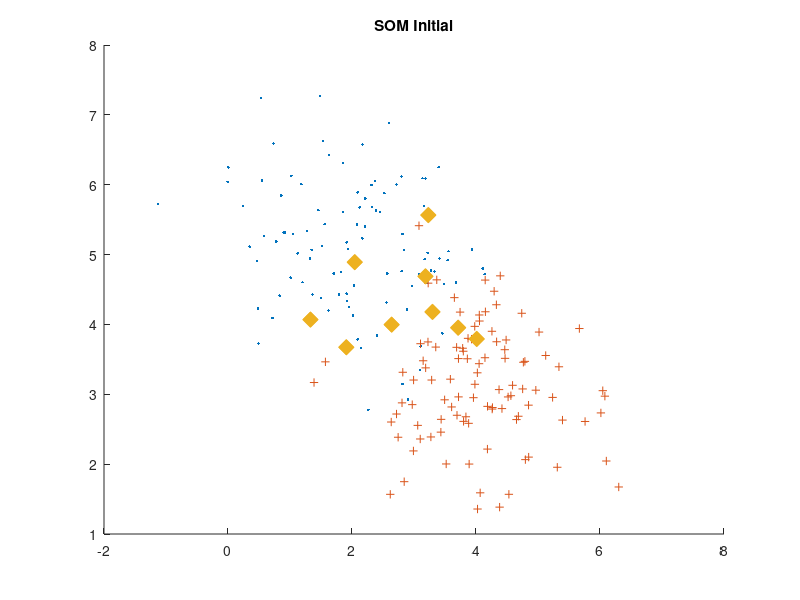

The MATLAB source for this figure: (Note: this script raises an error after producing the figure.)
clear all; clc;
X = mvnrnd([2 5], [1 1], 100); %OG data
Y = mvnrnd([4 3], [1 1], 100);

Z = vertcat(X,Y);

com = mean([Z(:,1) Z(:,2)]);

% neurons = mvnrnd([5 5], [5 5], 9); %Bad neuron initialization

neurons = mvnrnd([com(1) com(2)], [1 1], 9); %Good neuron initialization

figure
hold on
plot(X(:,1),X(:,2),'.'); %plot
plot(Y(:,1),Y(:,2),'+');
title('SOM Initial');
plot(neurons(:,1),neurons(:,2),'x','linewidth',8); %plot

Z = Z';
neurons = neurons';

learningrate = 0.05;

epochs = 200;

while(epochs > 1) %train for set epoch
BMU = [];
for i = 1:length(Z) %for each input vector
   dist = [];
   for j = 1:length(neurons) %for each neuron
   dist = [dist; (sqrt((neurons(1,j)-Z(1,i)).^2+(neurons(2,j)-Z(2,i)).^2))];
   %^makes a matrix of the distances from each neuron to the input vector
   end
   BMU = [BMU;findBMU(dist)]; %Calls fuction to find BMU for that iteration
end

%update loop
for j = 1:length(neurons) 
winners = [];
    for k = 1:length(BMU)
    %finds all input vectors for which each neuron is a winner
       if(j == BMU(k))
       winners = [winners;Z(1,k) Z(2,k)]; 
       end
    end
    if(isempty(winners) == 0)
        if(size(winners,1) > 1)
            mu = mean(winners);
        else
            mu = winners;
        end
    distance = [(neurons(1,j)-mu(1)) (neurons(2,j)-mu(2))];
    update = neurons(:,j)' - learningrate*distance;
    neurons(:,j) = update;
    %neurons move towards the mean of all winning points according to the
    %update rule and the learning rate set above.
    end
end
epochs = epochs - 1; %decrement number of epochs left
end

neurons = neurons';

figure
hold on
plot(X(:,1),X(:,2),'.'); %plot
plot(Y(:,1),Y(:,2),'+');
title('SOM final');
plot(neurons(:,1),neurons(:,2),'x','linewidth',8); %plot


function x = findBMU(dist)  %retrns index of closest neuron
minima = min(dist);
for i = 1:length(dist)
   if(dist(i) == minima)
       x = i;
   end
end
end
